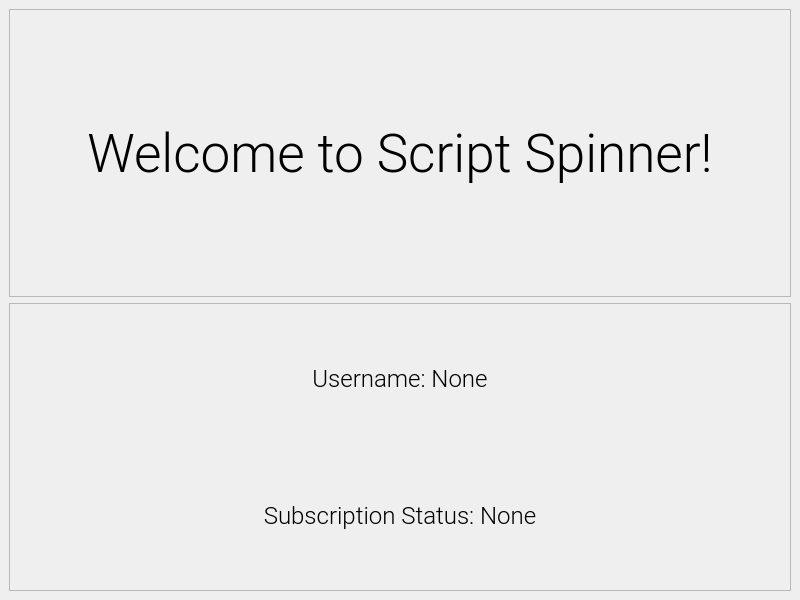
<?xml version="1.0" encoding="UTF-8"?>
<ui version="4.0">
 <class>MainWindow</class>
 <widget class="QMainWindow" name="MainWindow">
  <property name="geometry">
   <rect>
    <x>0</x>
    <y>0</y>
    <width>800</width>
    <height>600</height>
   </rect>
  </property>
  <property name="windowTitle">
   <string>MainWindow</string>
  </property>
  <widget class="QWidget" name="centralwidget">
   <layout class="QVBoxLayout" name="verticalLayout">
    <item>
     <widget class="QFrame" name="frame">
      <property name="frameShape">
       <enum>QFrame::StyledPanel</enum>
      </property>
      <property name="frameShadow">
       <enum>QFrame::Raised</enum>
      </property>
      <layout class="QVBoxLayout" name="verticalLayout_2">
       <item>
        <widget class="QLabel" name="label">
         <property name="font">
          <font>
           <family>Roboto Light</family>
           <pointsize>40</pointsize>
          </font>
         </property>
         <property name="text">
          <string>Welcome to Script Spinner!</string>
         </property>
         <property name="alignment">
          <set>Qt::AlignCenter</set>
         </property>
        </widget>
       </item>
      </layout>
     </widget>
    </item>
    <item>
     <widget class="QFrame" name="frame_2">
      <property name="frameShape">
       <enum>QFrame::StyledPanel</enum>
      </property>
      <property name="frameShadow">
       <enum>QFrame::Raised</enum>
      </property>
      <layout class="QVBoxLayout" name="verticalLayout_3">
       <item>
        <widget class="QLabel" name="label_2">
         <property name="font">
          <font>
           <family>Roboto Light</family>
           <pointsize>18</pointsize>
          </font>
         </property>
         <property name="text">
          <string>Username: None</string>
         </property>
         <property name="alignment">
          <set>Qt::AlignCenter</set>
         </property>
        </widget>
       </item>
       <item>
        <widget class="QLabel" name="label_3">
         <property name="font">
          <font>
           <family>Roboto Light</family>
           <pointsize>18</pointsize>
          </font>
         </property>
         <property name="text">
          <string>Subscription Status: None</string>
         </property>
         <property name="alignment">
          <set>Qt::AlignCenter</set>
         </property>
        </widget>
       </item>
      </layout>
     </widget>
    </item>
   </layout>
  </widget>
 </widget>
 <resources/>
 <connections/>
</ui>
